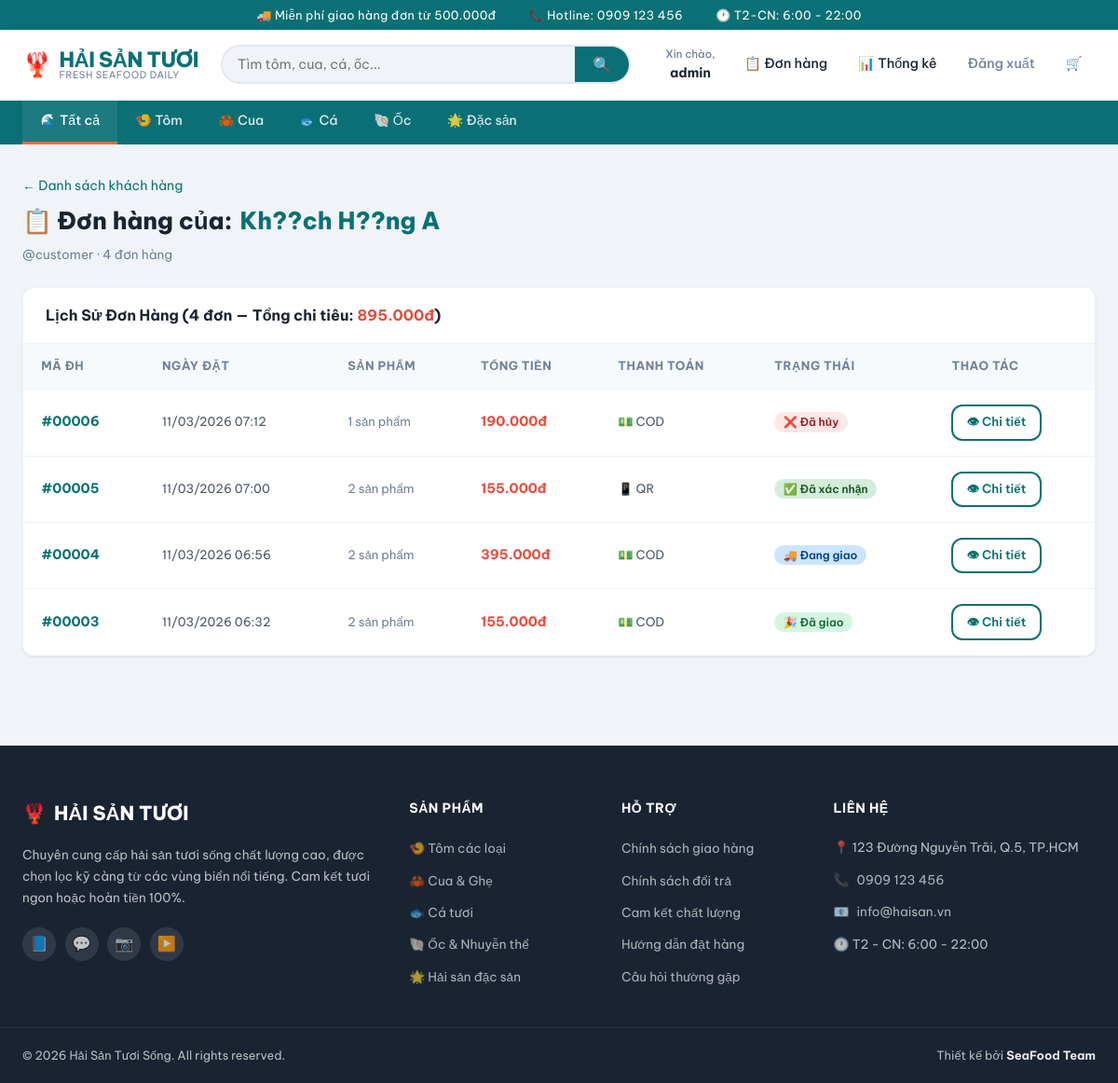
The page /admin/customer_orders?id=3 (signed in) on the database its author committed.
### tables this page shows
CREATE TABLE IF NOT EXISTS `users` (
  `id` int NOT NULL AUTO_INCREMENT,
  `fullname` varchar(100) NOT NULL,
  `username` varchar(50) NOT NULL,
  `password` varchar(255) NOT NULL,
  `email` varchar(100) DEFAULT NULL,
  `phone` varchar(15) DEFAULT NULL,
  `address` text,
  `role` enum('customer','staff','admin') DEFAULT 'customer',
  `is_active` tinyint(1) DEFAULT '1',
  `created_at` timestamp NULL DEFAULT CURRENT_TIMESTAMP,
  PRIMARY KEY (`id`),
  UNIQUE KEY `username` (`username`)
);

CREATE TABLE IF NOT EXISTS `orders` (
  `id` int NOT NULL AUTO_INCREMENT,
  `user_id` int NOT NULL,
  `total_price` decimal(10,2) NOT NULL,
  `shipping_fee` decimal(10,2) DEFAULT '0.00',
  `discount_amount` decimal(10,2) DEFAULT '0.00',
  `status` enum('pending','confirmed','shipping','delivered','cancelled') DEFAULT 'pending',
  `customer_name` varchar(100) DEFAULT NULL,
  `customer_phone` varchar(15) DEFAULT NULL,
  `customer_address` text,
  `payment_method` enum('cod','qr') DEFAULT 'cod',
  `payment_status` enum('unpaid','paid') DEFAULT 'unpaid',
  `note` text,
  `created_at` timestamp NULL DEFAULT CURRENT_TIMESTAMP,
  `updated_at` timestamp NULL DEFAULT CURRENT_TIMESTAMP ON UPDATE CURRENT_TIMESTAMP,
  PRIMARY KEY (`id`),
  KEY `user_id` (`user_id`),
  CONSTRAINT `orders_ibfk_1` FOREIGN KEY (`user_id`) REFERENCES `users` (`id`) ON DELETE CASCADE
);

### app/controllers/AdminController.php (called while the page is built, shortened)
<?php
class AdminController {
    public function customer_orders() {
        $id       = intval($_GET['id'] ?? 0);
        $db       = new Database();
        $conn     = $db->getConnection();
        $stmt     = $conn->prepare("SELECT * FROM users WHERE id=? AND role='customer' LIMIT 1");
        $stmt->execute([$id]);
        $customer = $stmt->fetch(PDO::FETCH_ASSOC);
        $stmt2 = $conn->prepare(
            "SELECT o.*, COUNT(oi.id) AS item_count FROM orders o
             LEFT JOIN order_items oi ON o.id=oi.order_id
             WHERE o.user_id=? GROUP BY o.id ORDER BY o.created_at DESC"
        );
        $stmt2->execute([$id]);
        $orders = $stmt2->fetchAll(PDO::FETCH_ASSOC);
        include 'app/views/admin/customer_orders.php';
    }
}
?>

### index.php (called while the page is built, shortened)
<?php
$url = $_GET['url'] ?? '';
$url = rtrim($url, '/');
$url = filter_var($url, FILTER_SANITIZE_URL);
$url = explode('/', $url);
$action = isset($url[1]) && $url[1] != '' ? $url[1] : 'index';
$controller = new $controllerName();
call_user_func_array([$controller, $action], array_slice($url, 2));
?>

### app/views/admin/customer_orders.php (the view, shortened to what this page needs)
<div style="margin-bottom:1.5rem;">
    <a href="/banhaisan/admin/customers" style="color:var(--primary);font-size:0.88rem;">← Danh sách khách hàng</a>
    <h1 class="page-title" style="margin-top:0.25rem;margin-bottom:0.25rem;">
        📋 Đơn hàng của: <span style="color:var(--primary);"><?php echo htmlspecialchars($customer['fullname'] ?: $customer['username']); ?></span>
    </h1>
    <p style="font-size:0.85rem;color:var(--text-light);">@<?php echo htmlspecialchars($customer['username']); ?> · <?php echo count($orders); ?> đơn hàng</p>
</div>
<?php if (empty($orders)): ?>
<div class="card" style="text-align:center;padding:3rem;">
    <div class="empty-icon">📭</div>
    <p>Khách hàng này chưa có đơn hàng nào.</p>
</div>
<?php else: ?>
<?php
$statusMap = [
    'pending'   => ['label'=>'⏳ Chờ xác nhận','color'=>'#fff3cd','text'=>'#856404'],
    'confirmed' => ['label'=>'✅ Đã xác nhận', 'color'=>'#d4edda','text'=>'#155724'],
    'shipping'  => ['label'=>'🚚 Đang giao',   'color'=>'#cce5ff','text'=>'#004085'],
    'delivered' => ['label'=>'🎉 Đã giao',      'color'=>'#d4f5e2','text'=>'#0f6b35'],
    'cancelled' => ['label'=>'❌ Đã hủy',       'color'=>'#fde8e8','text'=>'#9b1c1c'],
];
?>
<div class="table-card">
    <div class="card-header">
        <h3>Lịch Sử Đơn Hàng (<?php echo count($orders); ?> đơn — Tổng chi tiêu: <span style="color:var(--danger);"><?php echo number_format(array_sum(array_column($orders,'total_price')),0,',','.'); ?>đ</span>)</h3>
    </div>
    <table class="table">
        <thead>
            <tr>
                <th>Mã ĐH</th>
                <th>Ngày đặt</th>
                <th>Sản phẩm</th>
                <th>Tổng tiền</th>
                <th>Thanh toán</th>
                <th>Trạng thái</th>
                <th>Thao tác</th>
            </tr>
        </thead>
        <tbody>
            <?php foreach ($orders as $o):
                $s = $statusMap[$o['status']] ?? $statusMap['pending'];
            ?>
            <tr>
                <td style="font-weight:700;color:var(--primary);">#<?php echo str_pad($o['id'],5,'0',STR_PAD_LEFT); ?></td>
                <td style="font-size:0.82rem;"><?php echo date('d/m/Y H:i', strtotime($o['created_at'])); ?></td>
                <td style="font-size:0.82rem;color:var(--text-light);"><?php echo $o['item_count']; ?> sản phẩm</td>
                <td style="font-weight:700;color:var(--danger);"><?php echo number_format($o['total_price'],0,',','.'); ?>đ</td>
                <td style="font-size:0.82rem;"><?php echo $o['payment_method']==='qr'?'📱 QR':'💵 COD'; ?></td>
                <td>
                    <span style="padding:0.2rem 0.6rem;border-radius:50px;font-size:0.75rem;font-weight:600;background:<?php echo $s['color']; ?>;color:<?php echo $s['text']; ?>;">
                        <?php echo $s['label']; ?>
                    </span>
                </td>
                <td>
                    <a href="/banhaisan/admin/order_detail?id=<?php echo $o['id']; ?>" class="btn btn-sm btn-outline">👁 Chi tiết</a>
                </td>
            </tr>
            <?php endforeach; ?>
        </tbody>
    </table>
</div>
<?php endif; ?>
<?php $content = ob_get_clean(); include __DIR__ . '/../layout.php'; ?>

### public/css/style.css (style rules this page uses)
:root { --primary: #0a7075; --primary-dark: #065a5f; --primary-light: #e0f4f4; --accent: #FF6B35; --accent-dark: #e55a25; --success: #27ae60; --danger: #e74c3c; --warning: #f39c12; --info: #2980b9; --text-dark: #1a2332; --text-body: #4a5568; --text-light: #718096; --text-white: #ffffff; --bg-page: #f0f4f8; --bg-white: #ffffff; --bg-light: #f7fafc; --bg-card: #ffffff; --border: #e2e8f0; --border-light: #edf2f7; --shadow-sm: 0 1px 3px rgba(0,0,0,0.08); --shadow-md: 0 4px 16px rgba(0,0,0,0.10); --shadow-lg: 0 8px 32px rgba(0,0,0,0.12); --shadow-hover: 0 12px 40px rgba(10,112,117,0.18); --radius-sm: 6px; --radius-md: 12px; --radius-lg: 20px; --radius-xl: 32px; --transition: all 0.25s ease; --font: 'Be Vietnam Pro', sans-serif; }
*, *::before, *::after { box-sizing: border-box; margin: 0; padding: 0; }
html { scroll-behavior: smooth; }
body { font-family: var(--font); background-color: var(--bg-page); color: var(--text-body); line-height: 1.65; font-size: 15px; }
a { color: inherit; text-decoration: none; transition: var(--transition); }
.btn { display: inline-flex; align-items: center; justify-content: center; gap: 0.4rem; padding: 0.65rem 1.4rem; background: var(--primary); color: white; border: 2px solid transparent; border-radius: var(--radius-md); font-family: var(--font); font-size: 0.9rem; font-weight: 600; cursor: pointer; transition: var(--transition); text-align: center; white-space: nowrap; }
.btn-sm { padding: 0.4rem 0.9rem; font-size: 0.82rem; }
.btn-outline { background: transparent; color: var(--primary); border-color: var(--primary); }
.table-card { background: var(--bg-white); border-radius: var(--radius-md); overflow: hidden; box-shadow: var(--shadow-sm); border: 1px solid var(--border-light); }
.card-header { padding: 1rem 1.5rem; border-bottom: 1px solid var(--border-light); display: flex; align-items: center; justify-content: space-between; }
.card-header h3 { font-size: 1rem; font-weight: 700; color: var(--text-dark); }
.table { width: 100%; border-collapse: collapse; }
.table th { padding: 0.85rem 1.2rem; text-align: left; background: var(--bg-light); font-size: 0.8rem; font-weight: 700; color: var(--text-light); text-transform: uppercase; letter-spacing: 0.5px; border-bottom: 1px solid var(--border-light); }
.table td { padding: 1rem 1.2rem; border-bottom: 1px solid var(--border-light); font-size: 0.9rem; color: var(--text-body); vertical-align: middle; }
.table tbody tr:last-child td { border-bottom: none; }
.page-title { font-size: 1.6rem; font-weight: 800; color: var(--text-dark); margin-bottom: 1.5rem; display: flex; align-items: center; gap: 0.5rem; }

### rows shown on the page
users: fullname "Kh??ch H??ng A", username "customer"
orders: id "00006", created_at "11/03/2026 07:12", item_count "1", total_price "190.000", payment_method "💵 COD", status "❌ Đã hủy"
orders: id "00005", created_at "11/03/2026 07:00", item_count "2", total_price "155.000", payment_method "📱 QR", status "✅ Đã xác nhận"
orders: id "00004", created_at "11/03/2026 06:56", item_count "2", total_price "395.000", payment_method "💵 COD", status "🚚 Đang giao"
orders: id "00003", created_at "11/03/2026 06:32", item_count "2", total_price "155.000", payment_method "💵 COD", status "🎉 Đã giao"

### other values the page prints
explode(' ', $_SESSION['username'])[0] "admin"
count($orders) "4"
array_sum(array_column($orders,'total_price')) "895.000"
